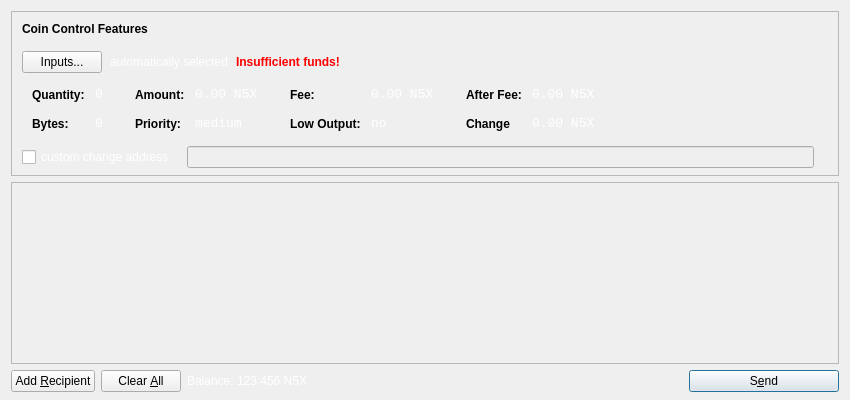
<?xml version="1.0" encoding="UTF-8"?>
<ui version="4.0">
 <class>SendCoinsDialog</class>
 <widget class="QDialog" name="SendCoinsDialog">
  <property name="geometry">
   <rect>
    <x>0</x>
    <y>0</y>
    <width>850</width>
    <height>400</height>
   </rect>
  </property>
  <property name="palette">
   <palette>
    <active>
     <colorrole role="WindowText">
      <brush brushstyle="SolidPattern">
       <color alpha="255">
        <red>255</red>
        <green>255</green>
        <blue>255</blue>
       </color>
      </brush>
     </colorrole>
    </active>
    <inactive>
     <colorrole role="WindowText">
      <brush brushstyle="SolidPattern">
       <color alpha="255">
        <red>255</red>
        <green>255</green>
        <blue>255</blue>
       </color>
      </brush>
     </colorrole>
    </inactive>
    <disabled>
     <colorrole role="WindowText">
      <brush brushstyle="SolidPattern">
       <color alpha="255">
        <red>120</red>
        <green>120</green>
        <blue>120</blue>
       </color>
      </brush>
     </colorrole>
    </disabled>
   </palette>
  </property>
  <property name="windowTitle">
   <string>Send Coins</string>
  </property>
  <layout class="QVBoxLayout" name="verticalLayout" stretch="0,1,0">
   <property name="bottomMargin">
    <number>8</number>
   </property>
   <item>
    <widget class="QFrame" name="frameCoinControl">
     <property name="sizePolicy">
      <sizepolicy hsizetype="Expanding" vsizetype="Expanding">
       <horstretch>0</horstretch>
       <verstretch>0</verstretch>
      </sizepolicy>
     </property>
     <property name="maximumSize">
      <size>
       <width>16777215</width>
       <height>16777215</height>
      </size>
     </property>
     <property name="frameShape">
      <enum>QFrame::StyledPanel</enum>
     </property>
     <property name="frameShadow">
      <enum>QFrame::Sunken</enum>
     </property>
     <layout class="QVBoxLayout" name="verticalLayoutCoinControl2">
      <property name="spacing">
       <number>6</number>
      </property>
      <property name="leftMargin">
       <number>0</number>
      </property>
      <property name="topMargin">
       <number>0</number>
      </property>
      <property name="rightMargin">
       <number>0</number>
      </property>
      <property name="bottomMargin">
       <number>6</number>
      </property>
      <item>
       <layout class="QVBoxLayout" name="verticalLayoutCoinControl" stretch="0,0,0,0,1">
        <property name="spacing">
         <number>0</number>
        </property>
        <property name="leftMargin">
         <number>10</number>
        </property>
        <property name="topMargin">
         <number>10</number>
        </property>
        <item>
         <layout class="QHBoxLayout" name="horizontalLayoutCoinControl1">
          <property name="bottomMargin">
           <number>15</number>
          </property>
          <item>
           <widget class="QLabel" name="labelCoinControlFeatures">
            <property name="sizePolicy">
             <sizepolicy hsizetype="Preferred" vsizetype="Maximum">
              <horstretch>0</horstretch>
              <verstretch>0</verstretch>
             </sizepolicy>
            </property>
            <property name="font">
             <font>
              <weight>75</weight>
              <bold>true</bold>
             </font>
            </property>
            <property name="styleSheet">
             <string notr="true">font-weight:bold;</string>
            </property>
            <property name="text">
             <string>Coin Control Features</string>
            </property>
           </widget>
          </item>
         </layout>
        </item>
        <item>
         <layout class="QHBoxLayout" name="horizontalLayoutCoinControl2" stretch="0,0,0,0">
          <property name="spacing">
           <number>8</number>
          </property>
          <property name="bottomMargin">
           <number>10</number>
          </property>
          <item>
           <widget class="QPushButton" name="pushButtonCoinControl">
            <property name="styleSheet">
             <string notr="true"/>
            </property>
            <property name="text">
             <string>Inputs...</string>
            </property>
           </widget>
          </item>
          <item>
           <widget class="QLabel" name="labelCoinControlAutomaticallySelected">
            <property name="text">
             <string>automatically selected</string>
            </property>
            <property name="margin">
             <number>5</number>
            </property>
           </widget>
          </item>
          <item>
           <widget class="QLabel" name="labelCoinControlInsuffFunds">
            <property name="font">
             <font>
              <weight>75</weight>
              <bold>true</bold>
             </font>
            </property>
            <property name="styleSheet">
             <string notr="true">color:red;font-weight:bold;</string>
            </property>
            <property name="text">
             <string>Insufficient funds!</string>
            </property>
            <property name="margin">
             <number>5</number>
            </property>
           </widget>
          </item>
          <item>
           <spacer name="horizontalSpacerCoinControl">
            <property name="orientation">
             <enum>Qt::Horizontal</enum>
            </property>
            <property name="sizeHint" stdset="0">
             <size>
              <width>40</width>
              <height>1</height>
             </size>
            </property>
           </spacer>
          </item>
         </layout>
        </item>
        <item>
         <widget class="QWidget" name="widgetCoinControl" native="true">
          <property name="sizePolicy">
           <sizepolicy hsizetype="Preferred" vsizetype="Preferred">
            <horstretch>0</horstretch>
            <verstretch>0</verstretch>
           </sizepolicy>
          </property>
          <property name="minimumSize">
           <size>
            <width>0</width>
            <height>0</height>
           </size>
          </property>
          <property name="styleSheet">
           <string notr="true"/>
          </property>
          <layout class="QHBoxLayout" name="horizontalLayoutCoinControl5">
           <property name="leftMargin">
            <number>0</number>
           </property>
           <property name="topMargin">
            <number>0</number>
           </property>
           <property name="rightMargin">
            <number>0</number>
           </property>
           <property name="bottomMargin">
            <number>0</number>
           </property>
           <item>
            <layout class="QHBoxLayout" name="horizontalLayoutCoinControl3" stretch="0,0,0,1">
             <property name="spacing">
              <number>20</number>
             </property>
             <property name="topMargin">
              <number>0</number>
             </property>
             <property name="bottomMargin">
              <number>10</number>
             </property>
             <item>
              <layout class="QFormLayout" name="formLayoutCoinControl1">
               <property name="horizontalSpacing">
                <number>10</number>
               </property>
               <property name="verticalSpacing">
                <number>14</number>
               </property>
               <property name="leftMargin">
                <number>10</number>
               </property>
               <property name="topMargin">
                <number>4</number>
               </property>
               <property name="rightMargin">
                <number>6</number>
               </property>
               <item row="0" column="0">
                <widget class="QLabel" name="labelCoinControlQuantityText">
                 <property name="styleSheet">
                  <string notr="true">font-weight:bold;</string>
                 </property>
                 <property name="text">
                  <string>Quantity:</string>
                 </property>
                 <property name="margin">
                  <number>0</number>
                 </property>
                </widget>
               </item>
               <item row="0" column="1">
                <widget class="QLabel" name="labelCoinControlQuantity">
                 <property name="font">
                  <font>
                   <family>Monospace</family>
                   <pointsize>10</pointsize>
                  </font>
                 </property>
                 <property name="cursor">
                  <cursorShape>IBeamCursor</cursorShape>
                 </property>
                 <property name="contextMenuPolicy">
                  <enum>Qt::ActionsContextMenu</enum>
                 </property>
                 <property name="text">
                  <string>0</string>
                 </property>
                 <property name="margin">
                  <number>0</number>
                 </property>
                 <property name="textInteractionFlags">
                  <set>Qt::LinksAccessibleByMouse|Qt::TextSelectableByKeyboard|Qt::TextSelectableByMouse</set>
                 </property>
                </widget>
               </item>
               <item row="1" column="0">
                <widget class="QLabel" name="labelCoinControlBytesText">
                 <property name="styleSheet">
                  <string notr="true">font-weight:bold;</string>
                 </property>
                 <property name="text">
                  <string>Bytes:</string>
                 </property>
                </widget>
               </item>
               <item row="1" column="1">
                <widget class="QLabel" name="labelCoinControlBytes">
                 <property name="font">
                  <font>
                   <family>Monospace</family>
                   <pointsize>10</pointsize>
                  </font>
                 </property>
                 <property name="cursor">
                  <cursorShape>IBeamCursor</cursorShape>
                 </property>
                 <property name="contextMenuPolicy">
                  <enum>Qt::ActionsContextMenu</enum>
                 </property>
                 <property name="text">
                  <string>0</string>
                 </property>
                 <property name="textInteractionFlags">
                  <set>Qt::LinksAccessibleByMouse|Qt::TextSelectableByKeyboard|Qt::TextSelectableByMouse</set>
                 </property>
                </widget>
               </item>
              </layout>
             </item>
             <item>
              <layout class="QFormLayout" name="formLayoutCoinControl2">
               <property name="horizontalSpacing">
                <number>10</number>
               </property>
               <property name="verticalSpacing">
                <number>14</number>
               </property>
               <property name="leftMargin">
                <number>6</number>
               </property>
               <property name="topMargin">
                <number>4</number>
               </property>
               <property name="rightMargin">
                <number>6</number>
               </property>
               <item row="0" column="0">
                <widget class="QLabel" name="labelCoinControlAmountText">
                 <property name="styleSheet">
                  <string notr="true">font-weight:bold;</string>
                 </property>
                 <property name="text">
                  <string>Amount:</string>
                 </property>
                 <property name="margin">
                  <number>0</number>
                 </property>
                </widget>
               </item>
               <item row="0" column="1">
                <widget class="QLabel" name="labelCoinControlAmount">
                 <property name="font">
                  <font>
                   <family>Monospace</family>
                   <pointsize>10</pointsize>
                  </font>
                 </property>
                 <property name="cursor">
                  <cursorShape>IBeamCursor</cursorShape>
                 </property>
                 <property name="contextMenuPolicy">
                  <enum>Qt::ActionsContextMenu</enum>
                 </property>
                 <property name="text">
                  <string>0.00 N5X</string>
                 </property>
                 <property name="textInteractionFlags">
                  <set>Qt::LinksAccessibleByMouse|Qt::TextSelectableByKeyboard|Qt::TextSelectableByMouse</set>
                 </property>
                </widget>
               </item>
               <item row="1" column="0">
                <widget class="QLabel" name="labelCoinControlPriorityText">
                 <property name="styleSheet">
                  <string notr="true">font-weight:bold;</string>
                 </property>
                 <property name="text">
                  <string>Priority:</string>
                 </property>
                </widget>
               </item>
               <item row="1" column="1">
                <widget class="QLabel" name="labelCoinControlPriority">
                 <property name="font">
                  <font>
                   <family>Monospace</family>
                   <pointsize>10</pointsize>
                  </font>
                 </property>
                 <property name="cursor">
                  <cursorShape>IBeamCursor</cursorShape>
                 </property>
                 <property name="contextMenuPolicy">
                  <enum>Qt::ActionsContextMenu</enum>
                 </property>
                 <property name="text">
                  <string>medium</string>
                 </property>
                 <property name="textInteractionFlags">
                  <set>Qt::LinksAccessibleByMouse|Qt::TextSelectableByKeyboard|Qt::TextSelectableByMouse</set>
                 </property>
                </widget>
               </item>
              </layout>
             </item>
             <item>
              <layout class="QFormLayout" name="formLayoutCoinControl3">
               <property name="horizontalSpacing">
                <number>10</number>
               </property>
               <property name="verticalSpacing">
                <number>14</number>
               </property>
               <property name="leftMargin">
                <number>6</number>
               </property>
               <property name="topMargin">
                <number>4</number>
               </property>
               <property name="rightMargin">
                <number>6</number>
               </property>
               <item row="0" column="0">
                <widget class="QLabel" name="labelCoinControlFeeText">
                 <property name="styleSheet">
                  <string notr="true">font-weight:bold;</string>
                 </property>
                 <property name="text">
                  <string>Fee:</string>
                 </property>
                 <property name="margin">
                  <number>0</number>
                 </property>
                </widget>
               </item>
               <item row="0" column="1">
                <widget class="QLabel" name="labelCoinControlFee">
                 <property name="font">
                  <font>
                   <family>Monospace</family>
                   <pointsize>10</pointsize>
                  </font>
                 </property>
                 <property name="cursor">
                  <cursorShape>IBeamCursor</cursorShape>
                 </property>
                 <property name="contextMenuPolicy">
                  <enum>Qt::ActionsContextMenu</enum>
                 </property>
                 <property name="text">
                  <string>0.00 N5X</string>
                 </property>
                 <property name="textInteractionFlags">
                  <set>Qt::LinksAccessibleByMouse|Qt::TextSelectableByKeyboard|Qt::TextSelectableByMouse</set>
                 </property>
                </widget>
               </item>
               <item row="1" column="0">
                <widget class="QLabel" name="labelCoinControlLowOutputText">
                 <property name="styleSheet">
                  <string notr="true">font-weight:bold;</string>
                 </property>
                 <property name="text">
                  <string>Low Output:</string>
                 </property>
                </widget>
               </item>
               <item row="1" column="1">
                <widget class="QLabel" name="labelCoinControlLowOutput">
                 <property name="font">
                  <font>
                   <family>Monospace</family>
                   <pointsize>10</pointsize>
                  </font>
                 </property>
                 <property name="cursor">
                  <cursorShape>IBeamCursor</cursorShape>
                 </property>
                 <property name="contextMenuPolicy">
                  <enum>Qt::ActionsContextMenu</enum>
                 </property>
                 <property name="text">
                  <string>no</string>
                 </property>
                 <property name="textInteractionFlags">
                  <set>Qt::LinksAccessibleByMouse|Qt::TextSelectableByKeyboard|Qt::TextSelectableByMouse</set>
                 </property>
                </widget>
               </item>
              </layout>
             </item>
             <item>
              <layout class="QFormLayout" name="formLayoutCoinControl4">
               <property name="horizontalSpacing">
                <number>10</number>
               </property>
               <property name="verticalSpacing">
                <number>14</number>
               </property>
               <property name="leftMargin">
                <number>6</number>
               </property>
               <property name="topMargin">
                <number>4</number>
               </property>
               <property name="rightMargin">
                <number>6</number>
               </property>
               <item row="0" column="0">
                <widget class="QLabel" name="labelCoinControlAfterFeeText">
                 <property name="styleSheet">
                  <string notr="true">font-weight:bold;</string>
                 </property>
                 <property name="text">
                  <string>After Fee:</string>
                 </property>
                 <property name="margin">
                  <number>0</number>
                 </property>
                </widget>
               </item>
               <item row="0" column="1">
                <widget class="QLabel" name="labelCoinControlAfterFee">
                 <property name="font">
                  <font>
                   <family>Monospace</family>
                   <pointsize>10</pointsize>
                  </font>
                 </property>
                 <property name="cursor">
                  <cursorShape>IBeamCursor</cursorShape>
                 </property>
                 <property name="contextMenuPolicy">
                  <enum>Qt::ActionsContextMenu</enum>
                 </property>
                 <property name="text">
                  <string>0.00 N5X</string>
                 </property>
                 <property name="textInteractionFlags">
                  <set>Qt::LinksAccessibleByMouse|Qt::TextSelectableByKeyboard|Qt::TextSelectableByMouse</set>
                 </property>
                </widget>
               </item>
               <item row="1" column="0">
                <widget class="QLabel" name="labelCoinControlChangeText">
                 <property name="styleSheet">
                  <string notr="true">font-weight:bold;</string>
                 </property>
                 <property name="text">
                  <string>Change</string>
                 </property>
                </widget>
               </item>
               <item row="1" column="1">
                <widget class="QLabel" name="labelCoinControlChange">
                 <property name="font">
                  <font>
                   <family>Monospace</family>
                   <pointsize>10</pointsize>
                  </font>
                 </property>
                 <property name="cursor">
                  <cursorShape>IBeamCursor</cursorShape>
                 </property>
                 <property name="contextMenuPolicy">
                  <enum>Qt::ActionsContextMenu</enum>
                 </property>
                 <property name="text">
                  <string>0.00 N5X</string>
                 </property>
                 <property name="textInteractionFlags">
                  <set>Qt::LinksAccessibleByMouse|Qt::TextSelectableByKeyboard|Qt::TextSelectableByMouse</set>
                 </property>
                </widget>
               </item>
              </layout>
             </item>
            </layout>
           </item>
          </layout>
         </widget>
        </item>
        <item>
         <layout class="QHBoxLayout" name="horizontalLayoutCoinControl4" stretch="0,0,0">
          <property name="spacing">
           <number>12</number>
          </property>
          <property name="sizeConstraint">
           <enum>QLayout::SetDefaultConstraint</enum>
          </property>
          <property name="topMargin">
           <number>5</number>
          </property>
          <property name="rightMargin">
           <number>5</number>
          </property>
          <item>
           <widget class="QCheckBox" name="checkBoxCoinControlChange">
            <property name="text">
             <string>custom change address</string>
            </property>
           </widget>
          </item>
          <item>
           <widget class="QLineEdit" name="lineEditCoinControlChange">
            <property name="enabled">
             <bool>false</bool>
            </property>
            <property name="sizePolicy">
             <sizepolicy hsizetype="Expanding" vsizetype="Fixed">
              <horstretch>0</horstretch>
              <verstretch>0</verstretch>
             </sizepolicy>
            </property>
           </widget>
          </item>
          <item>
           <widget class="QLabel" name="labelCoinControlChangeLabel">
            <property name="sizePolicy">
             <sizepolicy hsizetype="Preferred" vsizetype="Expanding">
              <horstretch>0</horstretch>
              <verstretch>0</verstretch>
             </sizepolicy>
            </property>
            <property name="minimumSize">
             <size>
              <width>0</width>
              <height>0</height>
             </size>
            </property>
            <property name="text">
             <string/>
            </property>
            <property name="margin">
             <number>3</number>
            </property>
           </widget>
          </item>
         </layout>
        </item>
        <item>
         <spacer name="verticalSpacerCoinControl">
          <property name="orientation">
           <enum>Qt::Vertical</enum>
          </property>
          <property name="sizeHint" stdset="0">
           <size>
            <width>800</width>
            <height>1</height>
           </size>
          </property>
         </spacer>
        </item>
       </layout>
      </item>
     </layout>
    </widget>
   </item>
   <item>
    <widget class="QScrollArea" name="scrollArea">
     <property name="widgetResizable">
      <bool>true</bool>
     </property>
     <widget class="QWidget" name="scrollAreaWidgetContents">
      <property name="geometry">
       <rect>
        <x>0</x>
        <y>0</y>
        <width>830</width>
        <height>172</height>
       </rect>
      </property>
      <layout class="QVBoxLayout" name="verticalLayout_2">
       <property name="leftMargin">
        <number>0</number>
       </property>
       <property name="topMargin">
        <number>0</number>
       </property>
       <property name="rightMargin">
        <number>0</number>
       </property>
       <property name="bottomMargin">
        <number>0</number>
       </property>
       <item>
        <layout class="QVBoxLayout" name="entries">
         <property name="spacing">
          <number>6</number>
         </property>
        </layout>
       </item>
       <item>
        <spacer name="verticalSpacer">
         <property name="orientation">
          <enum>Qt::Vertical</enum>
         </property>
         <property name="sizeHint" stdset="0">
          <size>
           <width>20</width>
           <height>40</height>
          </size>
         </property>
        </spacer>
       </item>
      </layout>
     </widget>
    </widget>
   </item>
   <item>
    <layout class="QHBoxLayout" name="horizontalLayout">
     <item>
      <widget class="QPushButton" name="addButton">
       <property name="toolTip">
        <string>Send to multiple recipients at once</string>
       </property>
       <property name="text">
        <string>Add &amp;Recipient</string>
       </property>
       <property name="icon">
        <iconset resource="../bitcoin.qrc">
         <normaloff>:/icons/add</normaloff>:/icons/add</iconset>
       </property>
       <property name="autoDefault">
        <bool>false</bool>
       </property>
      </widget>
     </item>
     <item>
      <widget class="QPushButton" name="clearButton">
       <property name="sizePolicy">
        <sizepolicy hsizetype="Minimum" vsizetype="Fixed">
         <horstretch>0</horstretch>
         <verstretch>0</verstretch>
        </sizepolicy>
       </property>
       <property name="toolTip">
        <string>Remove all transaction fields</string>
       </property>
       <property name="text">
        <string>Clear &amp;All</string>
       </property>
       <property name="icon">
        <iconset resource="../bitcoin.qrc">
         <normaloff>:/icons/remove</normaloff>:/icons/remove</iconset>
       </property>
       <property name="autoRepeatDelay">
        <number>300</number>
       </property>
       <property name="autoDefault">
        <bool>false</bool>
       </property>
      </widget>
     </item>
     <item>
      <layout class="QHBoxLayout" name="horizontalLayout_2">
       <property name="spacing">
        <number>3</number>
       </property>
       <item>
        <widget class="QLabel" name="label">
         <property name="sizePolicy">
          <sizepolicy hsizetype="Preferred" vsizetype="Fixed">
           <horstretch>0</horstretch>
           <verstretch>0</verstretch>
          </sizepolicy>
         </property>
         <property name="text">
          <string>Balance:</string>
         </property>
        </widget>
       </item>
       <item>
        <widget class="QLabel" name="labelBalance">
         <property name="sizePolicy">
          <sizepolicy hsizetype="Preferred" vsizetype="Fixed">
           <horstretch>0</horstretch>
           <verstretch>0</verstretch>
          </sizepolicy>
         </property>
         <property name="cursor">
          <cursorShape>IBeamCursor</cursorShape>
         </property>
         <property name="text">
          <string>123.456 N5X</string>
         </property>
         <property name="textInteractionFlags">
          <set>Qt::LinksAccessibleByMouse|Qt::TextSelectableByKeyboard|Qt::TextSelectableByMouse</set>
         </property>
        </widget>
       </item>
      </layout>
     </item>
     <item>
      <spacer name="horizontalSpacer">
       <property name="orientation">
        <enum>Qt::Horizontal</enum>
       </property>
       <property name="sizeHint" stdset="0">
        <size>
         <width>40</width>
         <height>20</height>
        </size>
       </property>
      </spacer>
     </item>
     <item>
      <widget class="QPushButton" name="sendButton">
       <property name="minimumSize">
        <size>
         <width>150</width>
         <height>0</height>
        </size>
       </property>
       <property name="toolTip">
        <string>Confirm the send action</string>
       </property>
       <property name="text">
        <string>S&amp;end</string>
       </property>
       <property name="icon">
        <iconset resource="../bitcoin.qrc">
         <normaloff>:/icons/send</normaloff>:/icons/send</iconset>
       </property>
       <property name="default">
        <bool>true</bool>
       </property>
      </widget>
     </item>
    </layout>
   </item>
  </layout>
 </widget>
 <resources>
  <include location="../bitcoin.qrc"/>
 </resources>
 <connections/>
</ui>
